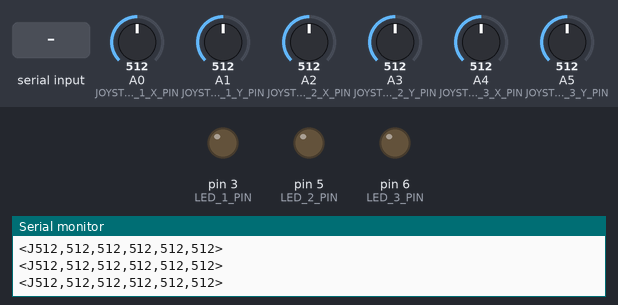
Simulated run of this sketch. Board: Arduino Uno, built with avr-gcc and run on an emulated ATmega328P. Parts: output pins drawn as LEDs (lit = HIGH), the last lines printed to the serial monitor. The inputs (shaded band) are chosen by the test bench; at power-on: A0 (JOYSTICK_1_X_PIN) = 512, A1 (JOYSTICK_1_Y_PIN) = 512, A2 (JOYSTICK_2_X_PIN) = 512, A3 (JOYSTICK_2_Y_PIN) = 512, A4 (JOYSTICK_3_X_PIN) = 512, A5 (JOYSTICK_3_Y_PIN) = 512.

Above: at 2.1 s.
2.2 s: "<L90>" received over Serial
At 3.1 s:
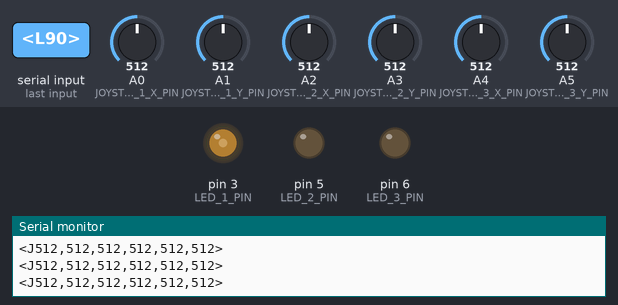
3.7 s: A0 (JOYSTICK_1_X_PIN) set to 107
6.7 s: A0 (JOYSTICK_1_X_PIN) set to 88
9.7 s: "<L,45>" received over Serial
At 10.8 s:
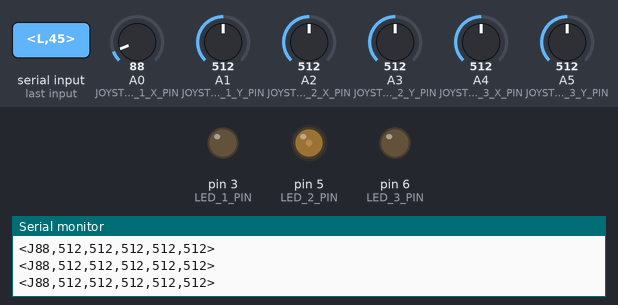
12.7 s: "<L90>" received over Serial
At 14.1 s:
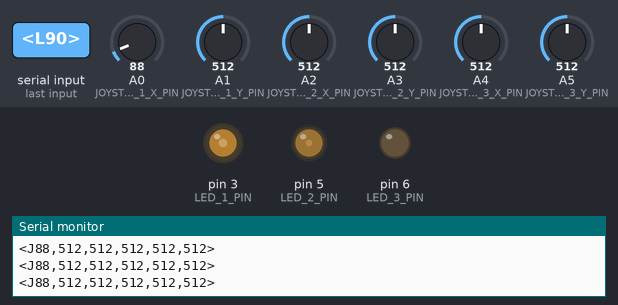
Timing chart, 0 to 15.2 s (numbered marks = the images above; inputs shaded):
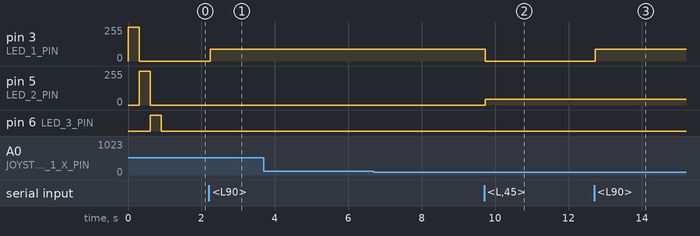

Measured:
- after the input at 2.2 s, pin 3 (LED_1_PIN): 0/255 → 90/255 after 0.05 s
- after the input at 9.7 s, pin 3 (LED_1_PIN): 90/255 → 0/255 at once; pin 5 (LED_2_PIN): 0/255 → 45/255 at once
- after the input at 12.7 s, pin 3 (LED_1_PIN): 0/255 → 90/255 at once

The sketch:

lockbox.ino
```cpp
/*
 * Lockbox Controller for RPG
 *
 * This Arduino sketch:
 * - Reads analog values from 3 joysticks (each with X and Y axes)
 * - Controls 3 LEDs with PWM (to show intensity)
 * - Communicates with a PC via Serial connection
 */

// Pin definitions for joysticks (analog inputs)
// Each joystick has X and Y axis
const int JOYSTICK_1_X_PIN = A0;
const int JOYSTICK_1_Y_PIN = A1;
const int JOYSTICK_2_X_PIN = A2;
const int JOYSTICK_2_Y_PIN = A3;
const int JOYSTICK_3_X_PIN = A4;
const int JOYSTICK_3_Y_PIN = A5;

// Pin definitions for LEDs (PWM outputs)
const int LED_1_PIN = 3;  // Must be PWM pin
const int LED_2_PIN = 5;  // Must be PWM pin
const int LED_3_PIN = 6;  // Must be PWM pin

// Variables to store joystick values
int joystick1X = 0;
int joystick1Y = 0;
int joystick2X = 0;
int joystick2Y = 0;
int joystick3X = 0;
int joystick3Y = 0;

// Variables to store LED intensity values
int led1Intensity = 0;
int led2Intensity = 0;
int led3Intensity = 0;

// Communication protocol constants
const char START_MARKER = '<';
const char END_MARKER = '>';
const char SEPARATOR = ',';

// Buffer for incoming data
const int MAX_MESSAGE_LENGTH = 32;
char receivedChars[MAX_MESSAGE_LENGTH];
boolean newDataReceived = false;

void setup() {
  // Initialize serial communication
  Serial.begin(9600);

  // Configure LED pins as outputs
  pinMode(LED_1_PIN, OUTPUT);
  pinMode(LED_2_PIN, OUTPUT);
  pinMode(LED_3_PIN, OUTPUT);

  // Flash LEDs to indicate startup
  testLEDs();

  Serial.println("Lockbox controller initialized");
}

void loop() {
  // Read joystick values
  readJoysticks();

  // Send joystick data to PC
  sendJoystickData();

  // Check for incoming LED control commands
  receiveData();

  // Process new data if available
  if (newDataReceived) {
    parseLEDCommand();
    newDataReceived = false;
  }

  // Update LED outputs
  updateLEDs();

  // Small delay to prevent flooding the serial connection
  delay(50);
}

void readJoysticks() {
  // Read analog values from joysticks (0-1023)
  // Each joystick has X and Y axis
  joystick1X = analogRead(JOYSTICK_1_X_PIN);
  joystick1Y = analogRead(JOYSTICK_1_Y_PIN);
  joystick2X = analogRead(JOYSTICK_2_X_PIN);
  joystick2Y = analogRead(JOYSTICK_2_Y_PIN);
  joystick3X = analogRead(JOYSTICK_3_X_PIN);
  joystick3Y = analogRead(JOYSTICK_3_Y_PIN);
}

void sendJoystickData() {
  // Format: <J1X,J1Y,J2X,J2Y,J3X,J3Y>
  Serial.print(START_MARKER);
  Serial.print("J");
  Serial.print(joystick1X);
  Serial.print(SEPARATOR);
  Serial.print(joystick1Y);
  Serial.print(SEPARATOR);
  Serial.print(joystick2X);
  Serial.print(SEPARATOR);
  Serial.print(joystick2Y);
  Serial.print(SEPARATOR);
  Serial.print(joystick3X);
  Serial.print(SEPARATOR);
  Serial.print(joystick3Y);
  Serial.println(END_MARKER);
}

void receiveData() {
  static boolean receivingInProgress = false;
  static int charIndex = 0;
  char receivedChar;

  while (Serial.available() > 0 && !newDataReceived) {
    receivedChar = Serial.read();

    if (receivingInProgress) {
      if (receivedChar != END_MARKER) {
        receivedChars[charIndex] = receivedChar;
        charIndex++;
        if (charIndex >= MAX_MESSAGE_LENGTH) {
          charIndex = MAX_MESSAGE_LENGTH - 1;
        }
      } else {
        receivedChars[charIndex] = '\0'; // Terminate the string
        receivingInProgress = false;
        charIndex = 0;
        newDataReceived = true;
      }
    } else if (receivedChar == START_MARKER) {
      receivingInProgress = true;
    }
  }
}

void parseLEDCommand() {
  // Expected format: L100,150,200
  // L followed by three intensity values (0-255) separated by commas

  if (receivedChars[0] == 'L') {
    // Skip the 'L' character and parse the three values
    char* valueStr = receivedChars + 1; // Skip 'L'

    // Parse first LED value
    led1Intensity = atoi(valueStr);

    // Find the first separator
    char* separator = strchr(valueStr, SEPARATOR);
    if (separator != NULL) {
      // Parse second LED value
      led2Intensity = atoi(separator + 1);

      // Find the second separator
      separator = strchr(separator + 1, SEPARATOR);
      if (separator != NULL) {
        // Parse third LED value
        led3Intensity = atoi(separator + 1);
      }
    }

    // Constrain values to valid PWM range (0-255)
    led1Intensity = constrain(led1Intensity, 0, 255);
    led2Intensity = constrain(led2Intensity, 0, 255);
    led3Intensity = constrain(led3Intensity, 0, 255);
  }
}

void updateLEDs() {
  // Write the intensity values to the LEDs using PWM
  analogWrite(LED_1_PIN, led1Intensity);
  analogWrite(LED_2_PIN, led2Intensity);
  analogWrite(LED_3_PIN, led3Intensity);
}

void testLEDs() {
  // Flash each LED in sequence to verify they're working
  for (int i = 0; i < 3; i++) {
    analogWrite(LED_1_PIN, i == 0 ? 255 : 0);
    analogWrite(LED_2_PIN, i == 1 ? 255 : 0);
    analogWrite(LED_3_PIN, i == 2 ? 255 : 0);
    delay(300);
  }

  // Turn all LEDs off
  analogWrite(LED_1_PIN, 0);
  analogWrite(LED_2_PIN, 0);
  analogWrite(LED_3_PIN, 0);
}
```
